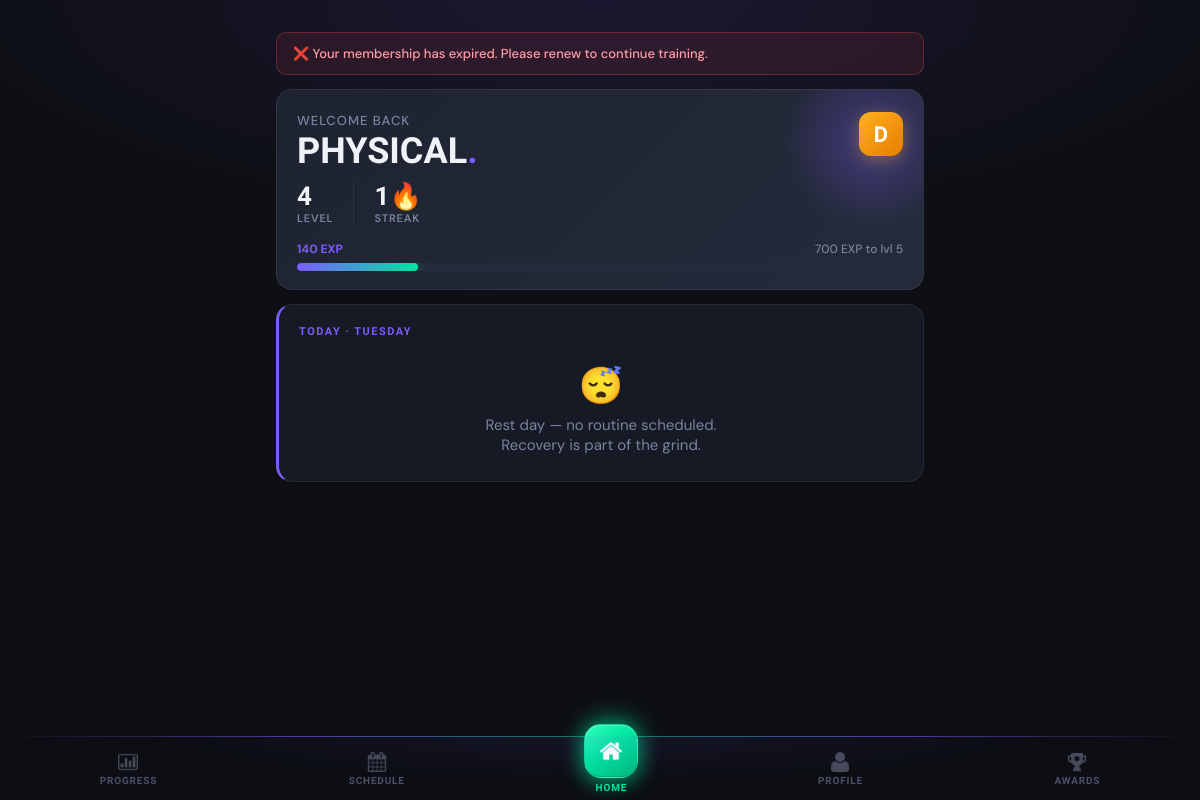
/dashboard (signed in), run on an earlier commit of the app's database.
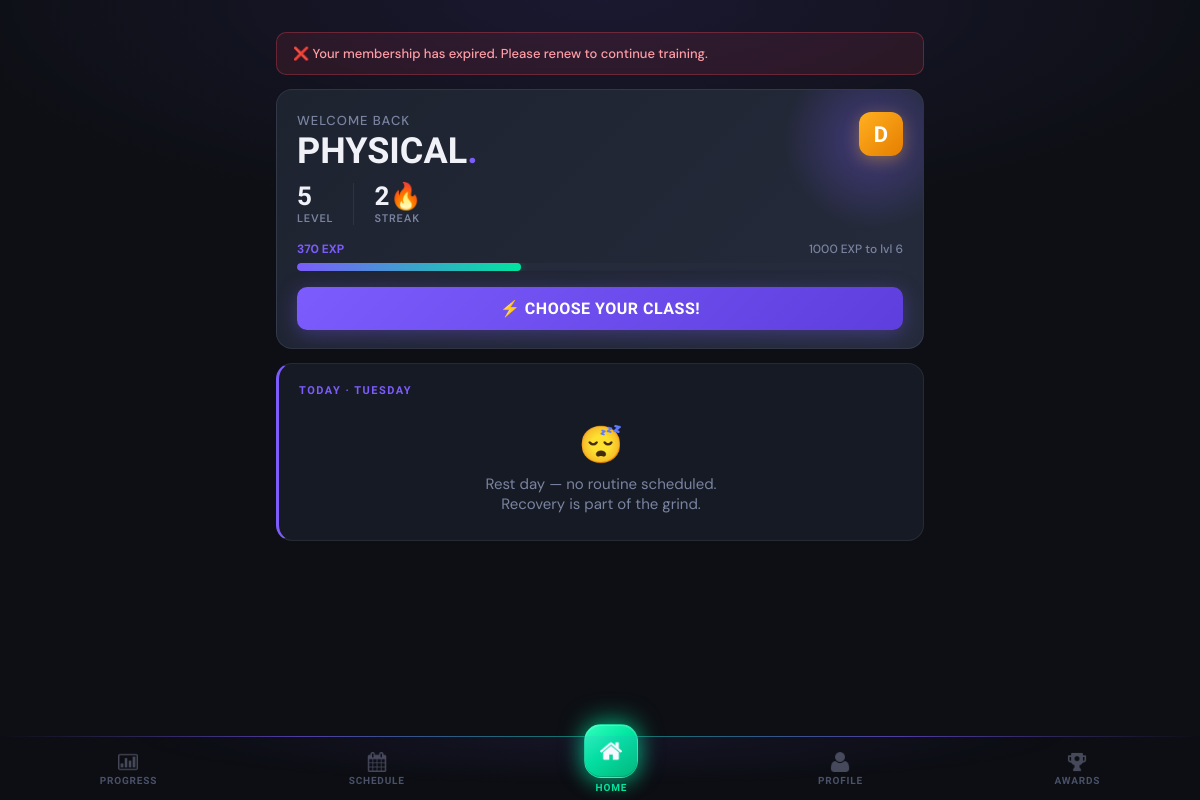
And on a later commit of the database.
### tables this page shows
CREATE TABLE client_streaks (
                streak_id INTEGER PRIMARY KEY AUTOINCREMENT,
                client_id INTEGER UNIQUE NOT NULL,
                current_streak INTEGER DEFAULT 0,
                longest_streak INTEGER DEFAULT 0,
                last_attendance_date DATE,
                streak_multiplier REAL DEFAULT 1.0,
                FOREIGN KEY (client_id) REFERENCES clients(client_id) ON DELETE CASCADE
            );

CREATE TABLE client_gamification (
                gamification_id INTEGER PRIMARY KEY AUTOINCREMENT,
                client_id INTEGER UNIQUE NOT NULL,
                current_level INTEGER DEFAULT 1,
                current_exp INTEGER DEFAULT 0,
                total_exp INTEGER DEFAULT 0,
                rank TEXT DEFAULT 'E',
                client_class TEXT,
                class_unlocked_at_level INTEGER, current_streak INTEGER DEFAULT 0, longest_streak INTEGER DEFAULT 0, total_reps INTEGER DEFAULT 0, workouts_completed INTEGER DEFAULT 0,
                FOREIGN KEY (client_id) REFERENCES clients(client_id) ON DELETE CASCADE
            );

### main.py (the view, shortened to what this page needs)
@app.route('/dashboard')
@login_required
def dashboard():
    client_id = session['client_id']
    client = Client.get_by_id(client_id)
    progress = gamification.get_client_progress(client_id)
    today = datetime.now().strftime('%A')
    today_routine = Routine.get_client_routine_for_day(client_id, today)
    routine_status = 'not_started'  # default fallback
    recent_achievements = achievement_ctrl.get_recent_unlocks(client_id, limit=3)
    streak_data = client.get_streak_data()
    mc = MembershipController()
    membership = mc.get_client_membership(client_id)
    notification = None
    if membership:
        end_date = datetime.strptime(membership['end_date'], '%Y-%m-%d').date()
        days_left = (end_date - date.today()).days
        print("Days Left", days_left)
        if 0 < days_left <= 5:
            notification = f"⚠️ Your membership expires in {days_left} days. Please renew soon!"
        elif days_left <= 0:
            notification = "❌ Your membership has expired. Please renew to continue training."
    try:
        newly_unlocked = achievement_ctrl.check_and_unlock_achievements(client_id)
    except Exception as e:
        print(f"Achievement check error for client {client_id}: {e}")
        newly_unlocked = []
    print("Notification:",notification)
    return render_template(
        'dashboard.html',
        client=client,
        progress=progress,
        today_routine=today_routine,
        today=today,
        recent_achievements=recent_achievements,
        streak_data=streak_data,
        newly_unlocked=newly_unlocked,
        notification=notification,
        status=routine_status
    )

### controllers/achievement_controller.py (called while the page is built, shortened)
    def check_and_unlock_achievements(self, client_id):
        newly_unlocked = []
        stats = self._get_client_stats(client_id)
        all_achievements = self._get_all_achievements()
        unlocked_ids = self._get_unlocked_achievement_ids(client_id)
        for achievement in all_achievements:
            if achievement['achievement_id'] in unlocked_ids:
                continue
            if self._check_achievement_requirement(achievement, stats):
                result = self.unlock_achievement(client_id, achievement['achievement_id'])
                if result['success']:
                    newly_unlocked.append(result)
        return newly_unlocked

    def get_unlocked_achievements(self, client_id):
        query = '''
            SELECT a.*, ca.unlocked_date
            FROM client_achievements ca
            JOIN achievements a ON ca.achievement_id = a.achievement_id
            WHERE ca.client_id = ?
            ORDER BY ca.unlocked_date DESC
        '''
        results = self.db.execute_query(query, (client_id,))
        unlocked = []
        return unlocked

### database/db_manager.py (called while the page is built)
    def disconnect(self):
        if self.conn:
            self.conn.close()

### templates/dashboard.html (shortened to what this page needs)
{% extends "base.html" %}
{% block content %}
{% if notification %}
<div class="membership-warning">{{ notification }}</div>
{% endif %}
<div class="hero">
    <div class="rank-badge">{{ progress.rank }}</div>
    <div class="hero-greeting">Welcome back</div>
    <div class="hero-name">{{ client.first_name }}<span>.</span></div>
    <div class="hero-stats">
        <div class="hero-stat">
            <span class="hero-stat-val">{{ progress.level }}</span>
            <span class="hero-stat-lbl">Level</span>
        </div>
        <div class="hero-stat">
            <span class="hero-stat-val">{{ streak_data.current_streak if streak_data else 0 }}🔥</span>
            <span class="hero-stat-lbl">Streak</span>
        </div>
    </div>
    <div class="exp-bar-wrap">
        <div class="exp-bar-labels">
            <span>{{ progress.current_exp }} EXP</span>
            <span>{{ progress.next_level_exp }} EXP to lvl {{ progress.level + 1 }}</span>
        </div>
        <div class="progress-track">
            <div class="progress-fill" style="width: {{ progress.progress_percentage }}%"></div>
        </div>
    </div>
    {% if progress.can_choose_class %}
    <a href="{{ url_for('classes') }}" class="btn btn-primary btn-block" style="margin-top:16px;">
        ⚡ Choose Your Class!
    </a>
    {% endif %}
</div>
<div class="card workout-card">
    {% if today_routine %}
    <div class="workout-card-header">
        <div>
            <div class="workout-section-label">Today · {{ today }}</div>
            <div class="workout-name">{{ today_routine.routine_name }}</div>
        </div>
        <div class="workout-exp-badge">⚡ {{ today_routine.calculate_total_exp() }} EXP</div>
    </div>
    <div class="workout-desc">{{ today_routine.description or 'Your workout is ready.' }}</div>
    {% if status == 'completed' %}
    <a href="{{ url_for('workout', routine_id=today_routine.routine_id) }}" class="btn-workout btn-workout-done">
        ✓ Completed Today
    </a>
    {% elif status == 'in_progress' %}
    <a href="{{ url_for('workout', routine_id=today_routine.routine_id) }}" class="btn-workout btn-workout-continue">
        ▶ Continue Workout →
    </a>
    {% else %}
    <a href="{{ url_for('workout', routine_id=today_routine.routine_id) }}" class="btn-workout btn-workout-start">
        Start Workout →
    </a>
    {% endif %}
    {% else %}
    <div class="workout-section-label">Today · {{ today }}</div>
    <div class="rest-day-text">
        <span class="rest-day-icon">😴</span>
        Rest day — no routine scheduled.<br>Recovery is part of the grind.
    </div>
    {% endif %}
</div>
{% endblock %}

What changed in the data, as far as the page shows it:
changed client_streaks: current_streak "1" → "2"
now on this page (row edited): client_gamification: current_exp "370"
Also different on the page:
{{ progress.level }}: "4" → "5"
{{ progress.next_level_exp }}: "700" → "1000"
{{ progress.level + 1 }}: "5" → "6"
{{ progress.progress_percentage }}: 20.0 → 37.0 (drawn)
{{ progress.current_exp }}: "140" → (not shown)
text now shown: "⚡ CHOOSE YOUR CLASS!"
